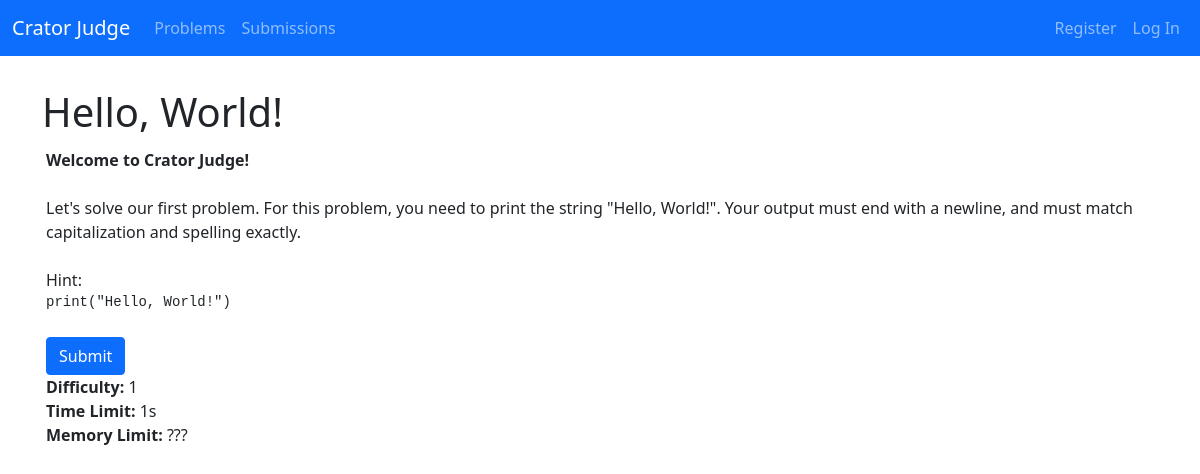
/problem/helloworld, run on the app's committed database.
### db.py (models this page shows)
class Base(DeclarativeBase):
    pass

class Problem(Base):
    __tablename__ = 'problems'
    id: str = Column(String, primary_key=True)
    title: str = Column(String)
    description: str = Column(String)
    difficulty: int = Column(Integer)

### app.py (the view)
@app.route('/problem/<problem_id>')
def problem(problem_id):
    with Session(engine) as db:
        problem = db.scalar(select(Problem).filter_by(id=problem_id))
    if not problem:
        abort(404)
    return render_template('problem.html', problem=problem)

### templates/problem.html
{% extends "layout.html" %}
{% block main %}
<h1>{{ problem.title }}</h1>
<div>
    <div style="padding: 4px; word-break: break-word; min-width: 0px;">
        <div id="problem-description">{{ problem.description | safe }}</div>
    </div>
    <div style="padding: 4px;">
        <a class="btn btn-primary" href="/submit/{{ problem.id }}">Submit</a>
        <div>
            <b>Difficulty:</b> {{ problem.difficulty }}<br>
            <b>Time Limit:</b> 1s<br>
            <b>Memory Limit:</b> ???
        </div>
    </div>
</div>
{% endblock %}

### templates/layout.html (shortened to what this page needs)
<!DOCTYPE html>
<html lang="en">
    <head>
        <link href="https://cdn.jsdelivr.net/npm/bootstrap@5.1.3/dist/css/bootstrap.min.css" rel="stylesheet">
    </head>
    <body>
        <nav class="navbar navbar-expand-md navbar-dark bg-primary" style="margin-bottom: 32px;">
            <div class="container-fluid">
                <a class="navbar-brand" href="/">Crator Judge</a>
                <div class="collapse navbar-collapse" id="navbar" data-active="{% block active %}{% endblock %}">
                    <ul class="navbar-nav me-auto">
                        <li><a class="nav-link" href="/">Problems</a></li>
                        <li><a class="nav-link" href="/submissions">Submissions</a></li>
                    </ul>
                    {% if session.user_id %}
                        <ul class="navbar-nav ms-auto">
                            <li class="nav-link">Welcome, {{ session.username }}</li>
                            <li><a class="nav-link" href="/logout">Log Out</a></li>
                        </ul>
                    {% else %}
                        <ul class="navbar-nav ms-auto">
                            <li><a class="nav-link" href="/register">Register</a></li>
                            <li><a class="nav-link" href="/login">Log In</a></li>
                        </ul>
                    {% endif %}
                </div>
            </div>
        </nav>
        <main class="container">
            {% block main %}{% endblock %}
        </main>
    </body>
</html>

### data on the page
Problem: title "Hello, World!", description "Welcome to Crator Judge! Let's solve our first problem. For this problem, you need to print the string \"Hello, World!\". Your output must end with a newline, and must match capitalization and spelling exactly. Hint: print(\"Hello, World!\")", difficulty "1"
